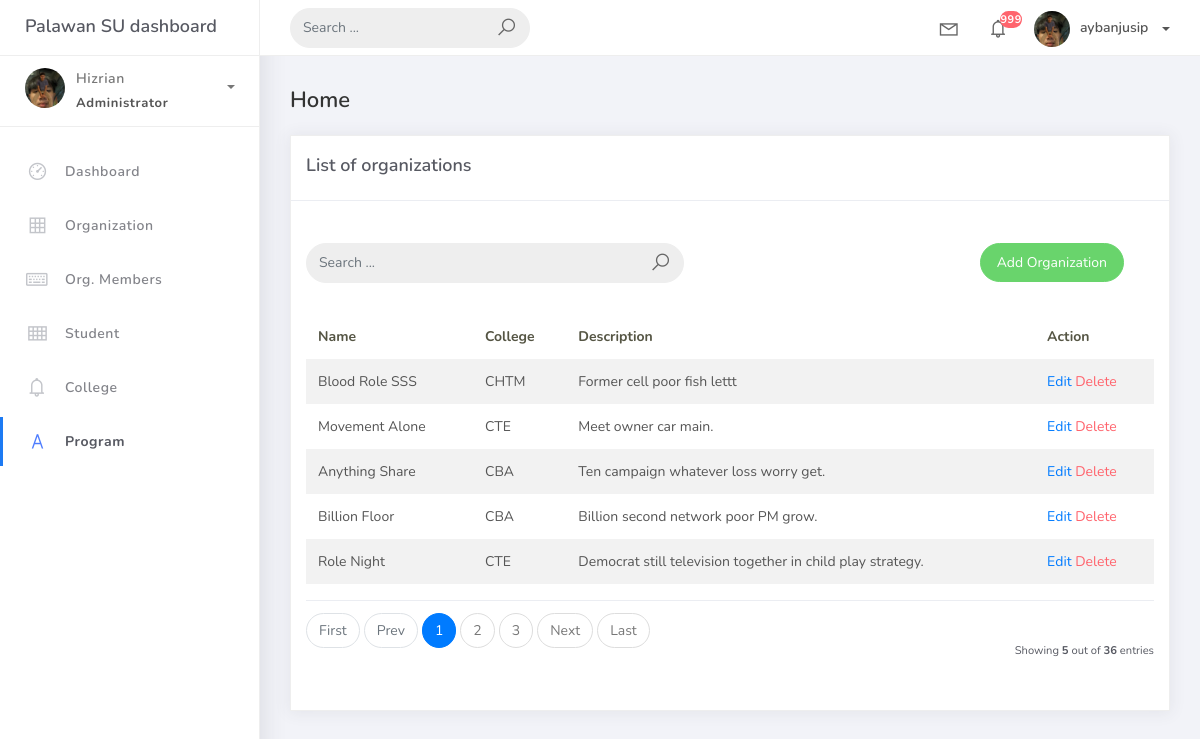
Screenshot of /organization_list with the database file from the repository.
### studentorg/models.py (models this page shows, shortened)
class BaseModel(models.Model):
    created_at = models.DateTimeField(auto_now_add=True, db_index=True)
    updated_at = models.DateTimeField(auto_now=True)
    class Meta:
        abstract = True

class Organization(BaseModel):
    name = models.CharField(max_length=250)
    college = models.ForeignKey(
        College, null=True, blank=True, on_delete=models.CASCADE)
    description = models.CharField(max_length=500)

class College(BaseModel):
    college_name = models.CharField(max_length=150)
    def __str__(self):
        return self.college_name

### studentorg/views.py (the view)
# urls.py: path('organization_list',OrganizationList.as_view(), name='organization-list'),
class OrganizationList(ListView):
    model = Organization
    context_object_name = 'organization'
    template_name = 'org_list.html'
    paginate_by = 5
    def get_queryset(self, *args, **kwargs):
         qs = super(OrganizationList, self).get_queryset(*args, **kwargs)
         if self.request.GET.get("q") != None:
             query = self.request.GET.get('q')
             qs = qs.filter(Q(name__icontains=query) |
                            Q(description__icontains=query))
         return qs

### templates/org_list.html (shortened to what this page needs)
{% extends 'base.html' %} {% load static %} {% block content %}
<div class="content">
  <div class="container-fluid">
    <h4 class="page-title">Home</h4>
     <div class="row">
      <div class="col-md-12">
        <div class="card">
         <div class="card-header">
           <div class="card-title">List of organizations</div>
        </div>
        <br />
        <div class="col-md-12 row">
            <div class="col-md-6">
                <br/>
              <form class="navbar-left navbar-form nav-search mr-md-3" action="{% url 'organization-list' %}">
                <div class="input-group">
                  <input type="text" placeholder="Search ..." class="form-control" name="q" />
                  <div class="input-group-append">
                    <span class="input-group-text">
                      <i class="la la-search search-icon"></i>
                    </span>
                  </div>
                </div>
              </form>
            </div>
            <div class="col-md-6">
              <div class="pull-right">
                <br/>
                <a href="{% url 'organization-add' %}" class="btn btn-success btn-rounded">Add Organization</a>
              </div>
            </div>
          </div>
        <div class="card-body">
        <table class="table table-striped mt-3">
        <thead>
            <tr>
              <th scope="col">Name</th>
              <th scope="col">College</th>
              <th scope="col">Description</th>
              <th scope="col">Action</th>
            </tr>
            </thead>
            <tbody>
              {% for object in object_list %}
              <tr>
                <td>{{ object.name}}</td>
                <td>{{ object.college }}</td>
                <td>{{ object.description }}</td>
                <td>
                    <a href="organization_list/{{ object.id }}">Edit</a>
                    <a href="organization_list/{{ object.id }}/delete" class="text-danger">Delete</a>
                </td>
              </tr>
              {% empty %}
              <tr>
                <td colspan="4" style="text-align: center;">
                    <p class="text-sm font-weight-bold mb-0">No Record Found</p>
                </td>
              </tr>
              {% endfor %}
              </tbody>
            </table>
            {% include 'includes/pagination.html' %}
           </div>
          </div>
        </div>
      </div>
    </div>
</div>
{% endblock %}

### rows the page displays
Organization: name "Blood Role SSS", college "CHTM", description "Former cell poor fish lettt"
Organization: name "Movement Alone", college "CTE", description "Meet owner car main."
Organization: name "Anything Share", college "CBA", description "Ten campaign whatever loss worry get."
Organization: name "Billion Floor", college "CBA", description "Billion second network poor PM grow."
Organization: name "Role Night", college "CTE", description "Democrat still television together in child play strategy."

### other values shown
{{ page_num }} "1"
{{ page_num }} "2" "3"
{{ object_list.count }} "5"
{{ paginator.count }} "36"
